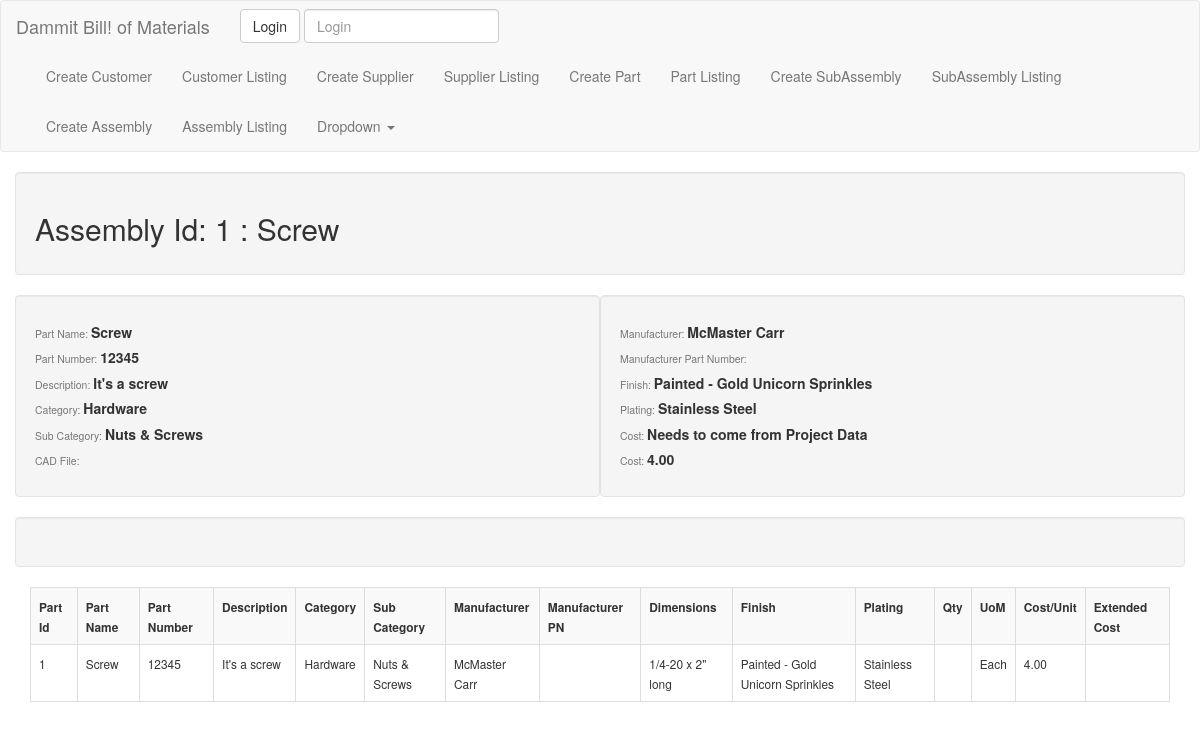
Page /part_list/1/ on the earlier database version.
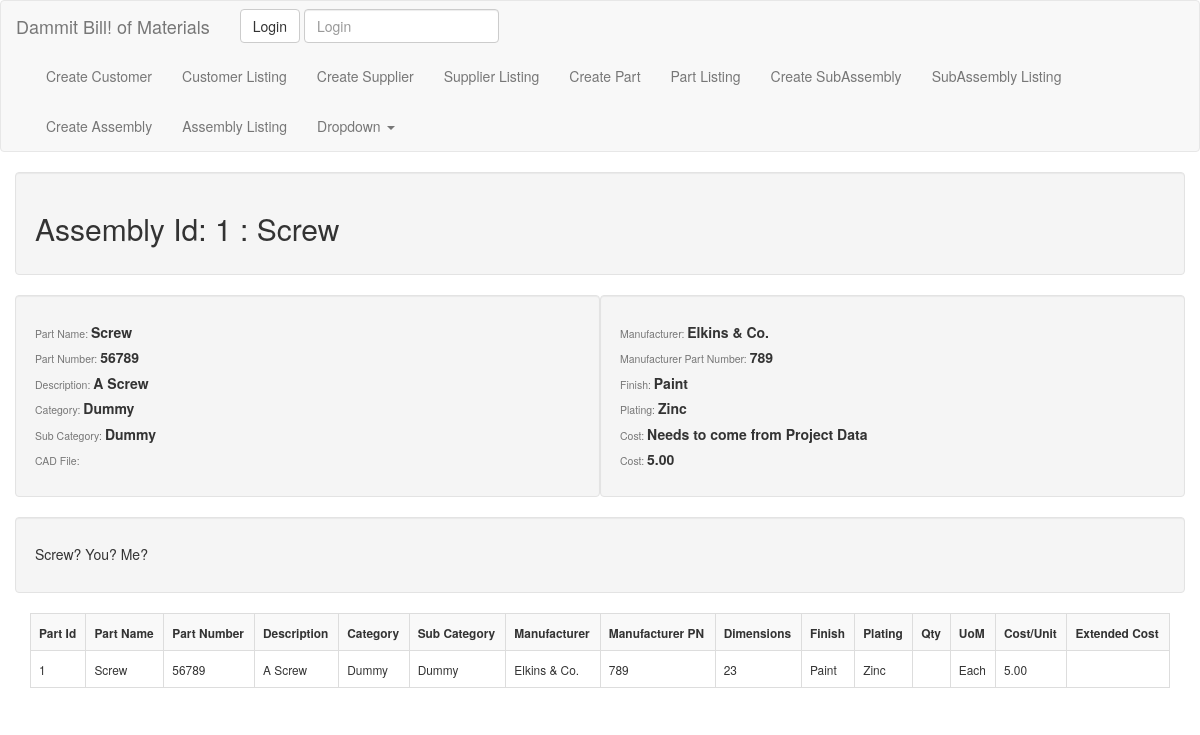
Same page on the later database version.
### app/models.py (models this page shows, shortened)
class Part(models.Model):
    part_name = models.CharField(max_length=50)
    part_number = models.CharField(max_length=50)
    description = models.CharField(max_length=50)
    category = models.ForeignKey(Category)
    sub_category = models.ForeignKey(SubCategory)
    manufacturer = models.ForeignKey('app.Supplier', null=True, blank=True)
    manufacturer_pn = models.CharField(max_length=50, null=True, blank=True)
    dimensions = models.CharField(max_length=50)
    finish = models.ForeignKey('app.FinishTable', null=True, blank=True)
    plating = models.ForeignKey('app.PlatingTable', null=True, blank=True)
    uom = models.CharField(max_length=15)
    unit_cost = models.DecimalField(max_digits=10, decimal_places=2)
    part_url = models.URLField(null=True, blank=True)
    notes = models.TextField(null=True, blank=True)
    cad_file = models.FileField(null=True, blank=True)
    image = models.ImageField(null=True, blank=True)

class Category(models.Model):
    category = models.CharField(max_length=30)
    def __str__(self):
        return self.category

class SubCategory(models.Model):
    category = models.ForeignKey(Category)
    subcategory = models.CharField(max_length=30)
    def __str__(self):
        return self.subcategory

class Supplier(models.Model):
    name = models.CharField(max_length=50)
    contact = models.CharField(max_length=25, null=True, blank=True)
    phone = models.IntegerField(null=True, blank=True)
    email = models.EmailField(null=True, blank=True)
    website = models.URLField(null=True, blank=True)
    def __str__(self):
        return self.name

class FinishTable(models.Model):
    finish = models.CharField(max_length=50)
    description = models.TextField(null=True, blank=True)
    source = models.ForeignKey(Supplier, null=True, blank=True)
    def __str__(self):
        return self.finish

class PlatingTable(models.Model):
    plating = models.CharField(max_length=50)
    description = models.TextField(null=True, blank=True)
    source = models.ForeignKey(Supplier, null=True, blank=True)
    def __str__(self):
        return self.plating

### app/views.py (the view)
# urls.py: url(r'^part_list/(?P<pk>\d+)/$', PartDetailView.as_view(), name="part_detail_view"),
class PartDetailView(DetailView):
    model = Part
    queryset = Part.objects.all()

### templates/app/part_detail.html
{% extends "base.html" %}
{% block content %}
<div>
  <div class="row">
    <div class="col-md-12 well">
      <h2>Assembly Id: {{object.pk}}  :  {{object.part_name}}</h2>
    </div>
    <div class="col-md-6 well">
      <h5><small>Part Name:  </small><strong>{{object.part_name}}</strong></h5>
      <h5><small>Part Number:  </small><strong>{{object.part_number}}</strong></h5>
      <h5><small>Description:  </small><strong>{{object.description}}</strong></h5>
      <h5><small>Category:  </small><strong>{{object.category}}</strong></h5>
      <h5><small>Sub Category:  </small><strong>{{object.sub_category}}</strong></h5>
      <h5><small>CAD File:  </small><strong>{{object.cad_file}}</strong></h5>
    </div>
    <div class="col-md-6 well">
      <h5><small>Manufacturer:  </small><strong>{{object.manufacturer}}</strong></h5>
      <h5><small>Manufacturer Part Number:  </small><strong>{{object.manufacturer_pn}}</strong></h5>
      <h5><small>Finish:  </small><strong>{{object.finish}}</strong></h5>
      <h5><small>Plating:  </small><strong>{{object.plating}}</strong></h5>
      <h5><small>Cost:  </small><strong>Needs to come from Project Data</strong></h5>
      <h5><small>Cost:  </small><strong>{{object.unit_cost}}</strong></h5>
    </div>
    <div class="col-md-12 well">
    <h5>{{object.notes}}</h5>
    </div>
  </div>
</div>
<div class="">
  <table class="table table-striped table-bordered table-hover">
      <tr>
        <th><small>Part Id</small></th>
        <th><small>Part Name</small></th>
        <th><small>Part Number</small></th>
        <th><small>Description</small></th>
        <th><small>Category</small></th>
        <th><small>Sub Category</small></th>
        <th><small>Manufacturer</small></th>
        <th><small>Manufacturer PN</small></th>
        <th><small>Dimensions</small></th>
        <th><small>Finish</small></th>
        <th><small>Plating</small></th>
        <th><small>Qty</small></th>
        <th><small>UoM</small></th>
        <th><small>Cost/Unit</small></th>
        <th><small>Extended Cost</small></th>
      </tr>
      <tr>
        <td><small>{{object.pk}}</small></td>
        <td><small>{{object.part_name}}</small></td>
        <td><small>{{object.part_number}}</small></td>
        <td><small>{{object.description}}</small></td>
        <td><small>{{object.category}}</small></td>
        <td><small>{{object.sub_category}}</small></td>
        <td><small>{{object.manufacturer}}</small></td>
        <td><small>{{object.manufacturer_pn}}</small></td>
        <td><small>{{object.dimensions}}</small></td>
        <td><small>{{object.finish}}</small></td>
        <td><small>{{object.plating}}</small></td>
        <td><small></small></td>
        <td><small>{{object.uom}}</small></td>
        <td><small>{{object.unit_cost}}</small></td>
        <td><small></small></td>
      </tr>
    </table>
</div>
{% endblock %}

Differences in the rows shown:
changed Part "Screw": part_number "12345" → "56789"; description "It's a screw" → "A Screw"; category "Hardware" → "Dummy"; sub_category "Nuts & Screws" → "Dummy"; manufacturer "McMaster Carr" → "Elkins & Co."; manufacturer_pn (not shown) → "789"; finish "Painted - Gold Unicorn Sprinkles" → "Paint"; plating "Stainless Steel" → "Zinc"; unit_cost "4.00" → "5.00"; notes (not shown) → "Screw? You? Me?"; dimensions "1/4-20 x 2\" long" → "23"
